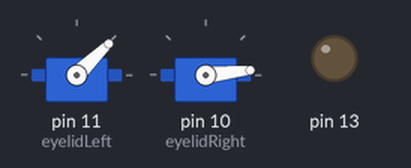
A sketch run on a simulated Arduino Mega 2560, built with avr-gcc and run on an emulated ATmega2560. Shown: 2 × servo, output pins drawn as LEDs (lit = HIGH). The audio player accepts every command and is not drawn.

Above: at 0.65 s.
At 1.25 s:
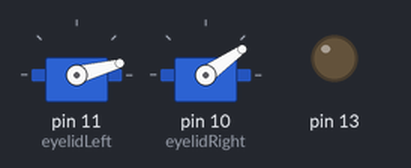
At 7.45 s:
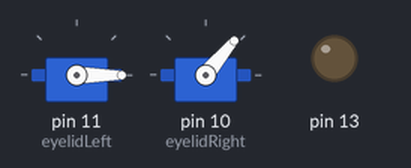
At 13.57 s:
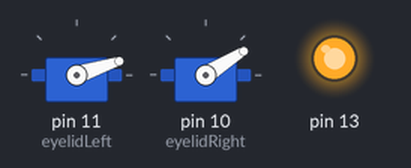
At 18.57 s:
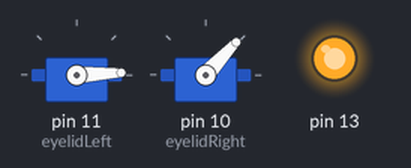
At 39.95 s:
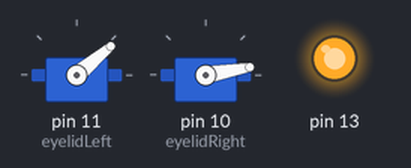
Timing chart, 0 to 40.0 s (numbered marks = the images above):
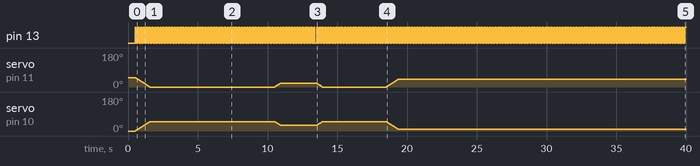

The sketch:

WRO_player_0.9.ino
```cpp
#include <DFRobotDFPlayerMini.h>

DFRobotDFPlayerMini myDFPlayer;

#include <Servo.h>

#define CLOSE_LEFT_EYE 50
#define CLOSE_RIGHT_EYE 0
#define DELTA_EYE 50

Servo eyelidLeft;
Servo eyelidRight;

uint32_t myTimer1 = millis();
uint32_t myTimer2 = millis();
uint32_t myTimer3 = millis();
uint32_t myTimer4 = millis();

int currentPosition = 0;
int desiredPosition = 0;

int condition = 1, conditionOld = 0;

void eye()
{
  if (currentPosition > desiredPosition)
    currentPosition -= 1;
  else if (currentPosition < desiredPosition)
    currentPosition += 1;

  eyelidLeft.write(CLOSE_LEFT_EYE - currentPosition);
  eyelidRight.write(CLOSE_RIGHT_EYE + currentPosition);
}

void setup()
{
  Serial.begin(9600);         //инициализируем UART USB
  Serial1.begin(9600);        //инициализируем UART связи со светом
  Serial3.begin(9600);        //инициализируем UART связи с плеером
  myDFPlayer.begin(Serial3);  //инициализируем плеер

  eyelidLeft.attach(11);      //инициализируем сервопривод левых век
  eyelidRight.attach(10);     //инициализируем сервопривод правых век

  myTimer3 = millis();        //Обнуляем таймер

  pinMode(13, 1);
}

void loop()
{
  (millis() % 200 > 100) ? digitalWrite(13, 1) : digitalWrite(13, 0); //пример короткой записи if/else

  if (millis() - myTimer2 > 20)   //плавное движение серв
  {
    myTimer2 = millis();
    eye();
  }

  if (condition != conditionOld) {
    Serial1.write(condition);           //отправляем состояние "приветствия" контроллеру управления светом
    conditionOld = condition;
  }

  switch (condition)
  {
    case 1:
      desiredPosition = 50;
      myDFPlayer.play(6);         //Аудизапись приветствие
      condition++;
      break;
    case 2:
      if (millis() - myTimer3 > 10000)
        condition++;
      break;
    case 3:
      desiredPosition = 30;
      myDFPlayer.play(8);         //Аудизапись приветствие
      condition++;
      break;
    case 4:
      if (millis() - myTimer3 > 13000)
        condition++;
      break;
    case 5:
      desiredPosition = 50;
      myDFPlayer.play(9);         //Аудизапись приветствие
      condition++;
      break;
    case 6:
      if (millis() - myTimer3 > 18000) {
        myDFPlayer.pause();
        desiredPosition = 10;
        condition++;
      }
      break;
  }
}

/*
   myDFPlayer.next();  //Play next mp3
   myDFPlayer.previous();  //Play previous mp3
   myDFPlayer.play(1);  //Play the first mp3
   myDFPlayer.loop(1);  //Loop the first mp3
   myDFPlayer.pause();  //pause the mp3
   myDFPlayer.start();  //start the mp3 from the pause
   myDFPlayer.playFolder(15, 4);  //play specific mp3 in SD:/15/004.mp3; Folder Name(1~99); File Name(1~255)
   myDFPlayer.enableLoopAll(); //loop all mp3 files.
   myDFPlayer.disableLoopAll(); //stop loop all mp3 files.
   myDFPlayer.playMp3Folder(4); //play specific mp3 in SD:/MP3/0004.mp3; File Name(0~65535)
   myDFPlayer.advertise(3); //advertise specific mp3 in SD:/ADVERT/0003.mp3; File Name(0~65535)
   myDFPlayer.stopAdvertise(); //stop advertise
   myDFPlayer.playLargeFolder(2, 999); //play specific mp3 in SD:/02/004.mp3; Folder Name(1~10); File Name(1~1000)
   myDFPlayer.loopFolder(5); //loop all mp3 files in folder SD:/05.
   myDFPlayer.randomAll(); //Random play all the mp3.
   myDFPlayer.enableLoop(); //enable loop.
   myDFPlayer.disableLoop(); //disable loop.
*/
```

Measured:
- by itself, pin 13: alternates HIGH for 0.10 s and LOW for 0.10 s
